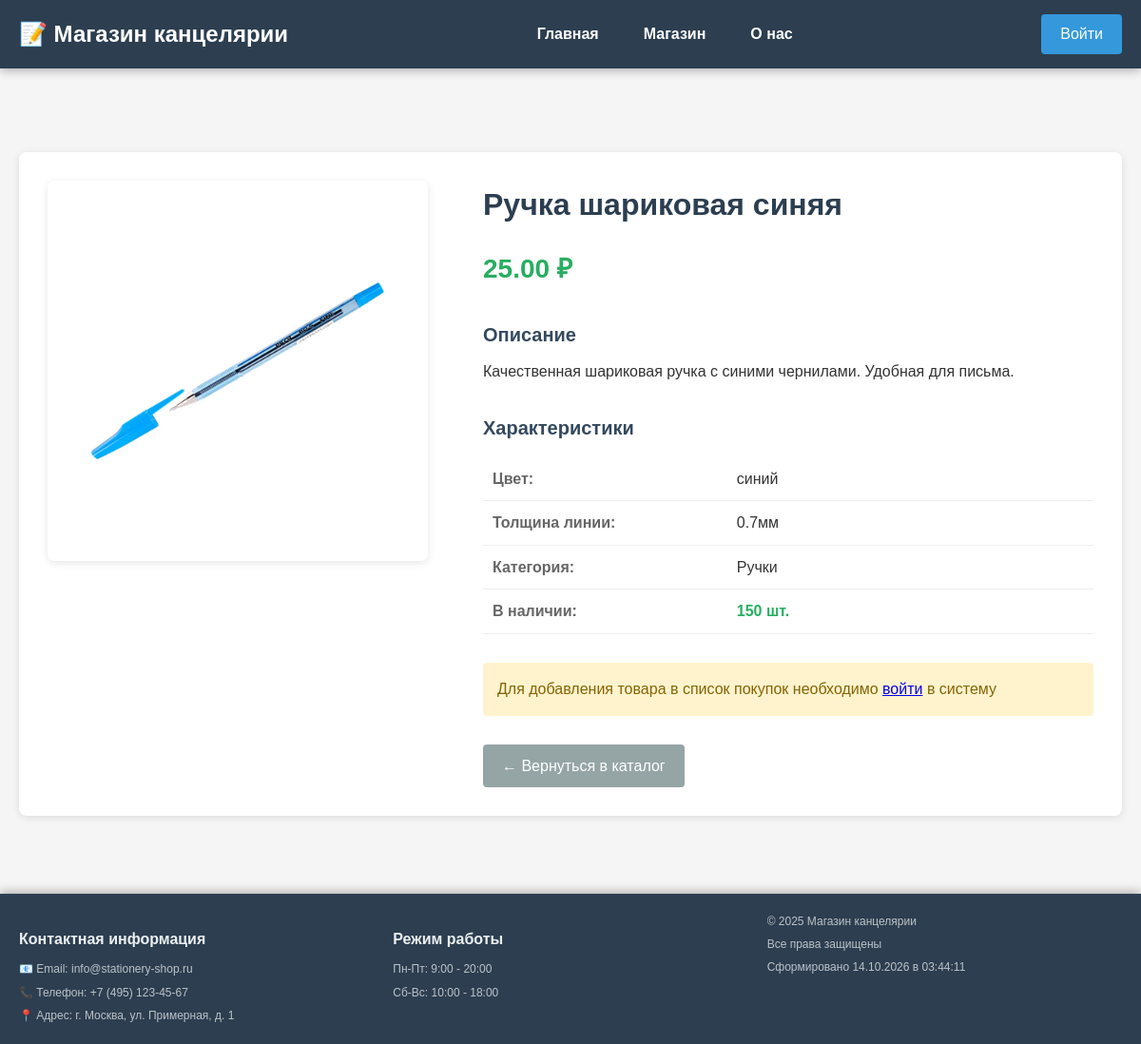
Screenshot of /product.php?id=1 with the database file from the repository.
### tables this page shows
CREATE TABLE IF NOT EXISTS products (
    id INT AUTO_INCREMENT PRIMARY KEY,
    name VARCHAR(200) NOT NULL,
    description TEXT,
    price DECIMAL(10, 2) NOT NULL,
    image VARCHAR(255),
    category VARCHAR(100),
    characteristics TEXT,
    quantity INT DEFAULT 0,
    created_at TIMESTAMP DEFAULT CURRENT_TIMESTAMP
);

### src/product.php (the view, shortened to what this page needs)
<?php
include 'header.php';
$product_id = intval($_GET['id']);
$stmt = $mysql->prepare("SELECT * FROM products WHERE id = ?");
$stmt->bind_param("i", $product_id);
$stmt->execute();
$result = $stmt->get_result();
$product = $result->fetch_assoc();
$characteristics = [];
if (!empty($product['characteristics'])) {
    $chars = explode(', ', $product['characteristics']);
    foreach ($chars as $char) {
        $parts = explode(': ', $char);
        if (count($parts) == 2) {
            $characteristics[$parts[0]] = $parts[1];
        }
    }
}
?>
<div class="main-content">
    <div class="product-detail-container">
        <div class="product-detail-image">
            <img src="images/<?php echo htmlspecialchars($product['image']); ?>"
                 alt="<?php echo htmlspecialchars($product['name']); ?>"
                 onerror="this.src='images/no-image.jpg'">
        </div>
        <div class="product-detail-info">
            <h1><?php echo htmlspecialchars($product['name']); ?></h1>
            <div class="product-price-large">
                <strong><?php echo number_format($product['price'], 2, '.', ' '); ?> ₽</strong>
            </div>
            <div class="product-description-full">
                <h3>Описание</h3>
                <p><?php echo nl2br(htmlspecialchars($product['description'])); ?></p>
            </div>
            <div class="product-characteristics">
                <h3>Характеристики</h3>
                <table class="characteristics-table">
                    <?php if (!empty($characteristics)): ?>
                        <?php foreach ($characteristics as $key => $value): ?>
                            <tr>
                                <td><strong><?php echo htmlspecialchars($key); ?>:</strong></td>
                                <td><?php echo htmlspecialchars($value); ?></td>
                            </tr>
                        <?php endforeach; ?>
                    <?php else: ?>
                        <tr>
                            <td colspan="2">Характеристики не указаны</td>
                        </tr>
                    <?php endif; ?>
                    <tr>
                        <td><strong>Категория:</strong></td>
                        <td><?php echo htmlspecialchars($product['category']); ?></td>
                    </tr>
                    <tr>
                        <td><strong>В наличии:</strong></td>
                        <td>
                            <?php if ($product['quantity'] > 0): ?>
                                <span class="in-stock"><?php echo $product['quantity']; ?> шт.</span>
                            <?php else: ?>
                                <span class="out-of-stock">Нет в наличии</span>
                            <?php endif; ?>
                        </td>
                    </tr>
                </table>
            </div>
            <?php if (isset($_SESSION['user_id']) && $product['quantity'] > 0): ?>
                <div class="add-to-cart-section">
                    <button onclick="addToCart(<?php echo $product['id']; ?>)" class="add-to-cart-btn">
                        Добавить в список покупок
                    </button>
                </div>
            <?php elseif (!isset($_SESSION['user_id'])): ?>
                <div class="login-required">
                    <p>Для добавления товара в список покупок необходимо <a href="login.php">войти</a> в систему</p>
                </div>
            <?php endif; ?>
            <div class="back-to-shop">
                <a href="shop.php" class="back-btn">← Вернуться в каталог</a>
            </div>
        </div>
    </div>
</div>
<?php include 'footer.php'; ?>

### src/style.css (style rules this page uses)
* { box-sizing: border-box; margin: 0; padding: 0; }
body { font-family: Arial, sans-serif; background: #f5f5f5; color: #333; line-height: 1.6; padding-top: 120px; padding-bottom: 200px; }
.main-content { max-width: 1200px; margin: 0 auto; padding: 20px; }
h3 { color: #34495e; margin: 20px 0 10px; font-size: 20px; }
.product-detail-container { display: grid; grid-template-columns: 1fr 1.5fr; gap: 30px; background: #fff; padding: 30px; border-radius: 8px; box-shadow: 0 2px 8px rgba(0, 0, 0, 0.1); margin: 20px 0; }
.product-detail-image { width: 100%; }
.product-detail-image img { width: 100%; max-width: 400px; height: auto; border-radius: 8px; box-shadow: 0 2px 8px rgba(0, 0, 0, 0.1); }
.product-detail-info h1 { color: #2c3e50; margin: 0 0 20px 0; font-size: 32px; }
.product-price-large { font-size: 28px; color: #27ae60; font-weight: bold; margin: 20px 0; }
.product-description-full { margin: 30px 0; }
.product-characteristics { margin: 30px 0; }
.characteristics-table { width: 100%; border-collapse: collapse; margin-top: 15px; }
.characteristics-table td { padding: 10px; border-bottom: 1px solid #eee; }
.characteristics-table td:first-child { width: 40%; color: #666; }
.in-stock { color: #27ae60; font-weight: bold; }
.login-required { margin: 20px 0; padding: 15px; background: #fff3cd; border-radius: 4px; color: #856404; }
.back-to-shop { margin-top: 30px; }
.back-btn { display: inline-block; background: #95a5a6; color: white; padding: 10px 20px; text-decoration: none; border-radius: 4px; transition: background 0.3s ease; }

### rows the page displays
products: image (picture), name "Ручка шариковая синяя", price "25.00", description "Качественная шариковая ручка с синими чернилами. Удобная для письма.", category "Ручки", quantity "150"

### other values shown
$key "Цвет"
$value "синий"
$key "Толщина линии"
$value "0.7мм"
